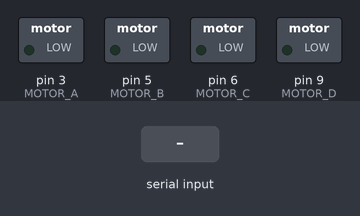
The sketch below on a simulated Arduino Uno, built with avr-gcc and run on an emulated ATmega328P. On the bench: switched loads named in the sketch (green lamp = pin HIGH). The test bench sets the inputs (shaded band). What the sketch prints to the serial monitor is not drawn.

Above: at 1.2 s.
1.3 s: "i" received over the second serial link
At 2.5 s:
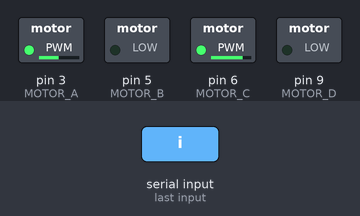
2.8 s: "d" received over the second serial link
At 3.8 s:
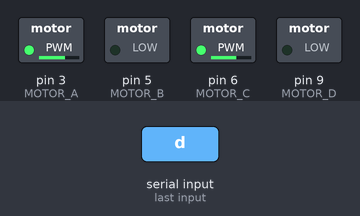
4.3 s: "a" received over the second serial link
At 4.9 s:
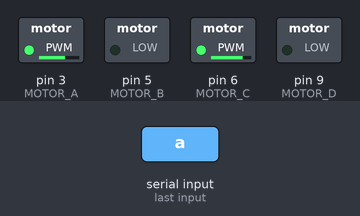
5.8 s: "r" received over the second serial link
At 6.1 s:
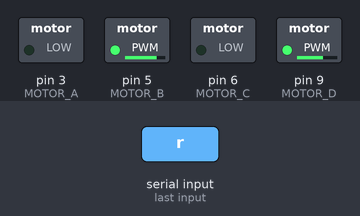
Timing chart, 0 to 8.3 s (numbered marks = the images above; inputs shaded):
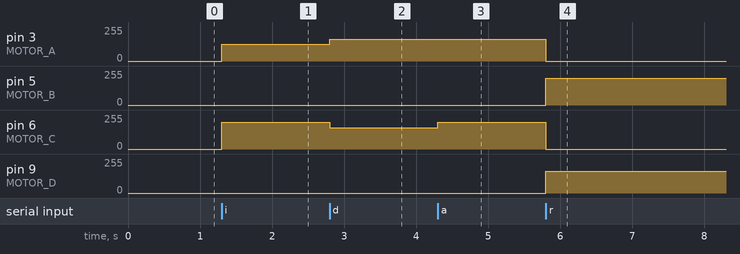

Measured:
- after the input at 1.3 s, pin 3 (MOTOR_A): 0/255 → 125/255 at once; pin 6 (MOTOR_C): 0/255 → 200/255 at once
- after the input at 2.8 s, pin 3 (MOTOR_A): 125/255 → 165/255 at once; pin 6 (MOTOR_C): 200/255 → 160/255 at once
- after the input at 4.3 s, pin 6 (MOTOR_C): 160/255 → 200/255 at once
- after the input at 5.8 s, pin 3 (MOTOR_A): 165/255 → 0/255 at once; pin 5 (MOTOR_B): 0/255 → 200/255 at once; pin 6 (MOTOR_C): 200/255 → 0/255 at once; pin 9 (MOTOR_D): 0/255 → 165/255 at once

The sketch:

carrito_bt_01.ino
```cpp
/************************************************************************
  CARRITO BLUETOOTH
  Noviembre 2019

  El módulo BT recibe instrucciones de un solo caracter
  'a' avanza
  'p' para
  'i' izquierda
  'd' derecha

  Envia un mensaje cada segundo para indicar que la conexión sigue activa
************************************************************************/

// Terminales para conectar a los motores (usan PWM)
#define MOTOR_A 3
#define MOTOR_B 5
#define MOTOR_C 6
#define MOTOR_D 9
#define PWM_RAPIDO_I 165
#define PWM_RAPIDO_D 200
#define PWM_LENTO_I 125
#define PWM_LENTO_D 160

void motor(uint8_t a, uint8_t b, uint8_t c, uint8_t d) {
  analogWrite(MOTOR_A, a);
  analogWrite(MOTOR_B, b);
  analogWrite(MOTOR_C, c);
  analogWrite(MOTOR_D, d);
}

// Biblioteca para conectar el módulo BT
#include <SoftwareSerial.h>
SoftwareSerial bt(10, 11);
//RX (10) se conecta a TX del módulo BT
//TX (11) se conecta a RX del módulo BT

uint32_t t_msj = 0; //momento de enviar mensaje
uint32_t T = 1000; //intervalo entre mensajes
char msj[] = {'O', 'W'}; //caracteres que se envian como mensaje
uint8_t j = 0; //indice dentro del array anterior

void setup() {
  Serial.begin(9600); //se usa hardware serial para depurar
  Serial.println("CARRITO BLUETOOTH"); //mensaje inicial
  bt.begin(9600); //iniciar comunicación con módulo BT

  //for (int i = 2; i <= 9; i++) pinMode(i, OUTPUT); //salidas
  motor(0, 0, 0, 0); //reposo
}

void loop() {
  if (millis() >= t_msj) {// momento de enviar mensaje
    t_msj += T; //esperar antes de enviar siguiente mensaje
    bt.write(msj[j]); //enviar mensaje por BT
    Serial.write(msj[j]); //opcional
    j = (j + 1) % 2; //incrementar indice
  }

  if (bt.available()) {// recibir comando
    char comando = bt.read(); //un caracter
    Serial.write(comando);
    switch (comando) {
      case 'i': //girar a la izquierda
        motor(PWM_LENTO_I, 0, PWM_RAPIDO_D, 0);
        break;
      case 'd': //girar a la derecha
        motor(PWM_RAPIDO_I, 0, PWM_LENTO_D, 0);
        break;
      case 'p': //parar
        motor(0, 0, 0, 0);
        break;
      case 'a': //avanzar
        motor(PWM_RAPIDO_I, 0, PWM_RAPIDO_D, 0);
        break;
      case 'r':
        motor(0, PWM_RAPIDO_D, 0, PWM_RAPIDO_I); //volteado!
        break;
    }
  }

  if (Serial.available()) {//opcional
    bt.write(Serial.read());
  }
}
```
